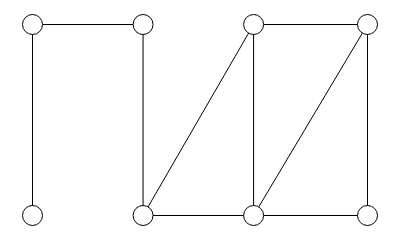

The notebook cell saved with this chart:
### Markdown cell above
Para desenhar um grafo, use o método `draw`.

### Code cell
g.draw()

### Figure 1 — Plotly figure (JSON) as saved in the notebook; plotly's stock layout.template omitted (floating-point values rounded to 4 significant figures)
{"data": [{"hoverinfo": "none", "line": {"color": "rgb(0, 0, 0)", "dash": "solid", "width": 1}, "mode": "lines", "type": "scatter", "uid": "5eeae450-dfeb-4a25-b764-d298935a3980", "x": [0, 0.33, null, 0, 0, null, 0.33, 0.33, null, 0.66, 1, null, 0.66, 0.33, null, 0.66, 0.66, null, 1, 0.66, null, 1, 1, null, 0.33, 0.66, null, 0.66, 1, null], "y": [1, 1, null, 1, 0, null, 1, 0, null, 1, 1, null, 1, 0, null, 1, 0, null, 1, 0, null, 1, 0, null, 0, 0, null, 0, 0, null]}, {"hoverinfo": "none", "marker": {"color": "rgb(255, 255, 255)", "line": {"color": "rgb(0, 0, 0)", "width": 1}, "size": 20, "symbol": "circle"}, "mode": "markers+text", "text": [null, null, null, null, null, null, null, null], "textfont": {"color": "rgb(0, 0, 0)"}, "textposition": "middle center", "type": "scatter", "uid": "9ecc7bf0-d999-4348-914f-81ae7ed020b1", "x": [0, 0.33, 0.66, 1, 0, 0.33, 0.66, 1], "y": [1, 1, 1, 1, 0, 0, 0, 0]}, {"hoverinfo": "none", "mode": "text", "text": [null, null, null, null, null, null, null, null, null, null], "textfont": {"color": "rgb(0, 0, 0)"}, "textposition": "middle center", "type": "scatter", "uid": "3f2503f6-8c22-4402-a86b-31d2101c6710", "x": [0.165, 0.02976, 0.3598, 0.83, 0.5203, 0.6898, 0.8551, 1.03, 0.495, 0.83], "y": [1.056, 0.5, 0.5, 1.056, 0.4704, 0.5, 0.4698, 0.5, 0.05602, 0.05602]}, {"hoverinfo": "none", "marker": {"color": "rgba(255, 255, 255, 0.0)", "line": {"color": "rgba(255, 255, 255, 0.0)", "width": 0}, "size": 0, "symbol": "circle"}, "mode": "markers", "type": "scatter", "uid": "4ff4fb41-1932-4bec-be3a-a7605a401069", "x": [0.5, 0, 1, 0.5], "y": [0, 0.5, 0.5, 1]}], "layout": {"height": 225, "margin": {"b": 0, "l": 0, "r": 0, "t": 0}, "showlegend": false, "width": 400, "xaxis": {"showgrid": false, "showticklabels": false, "zeroline": false}, "yaxis": {"showgrid": false, "showticklabels": false, "zeroline": false}}}
